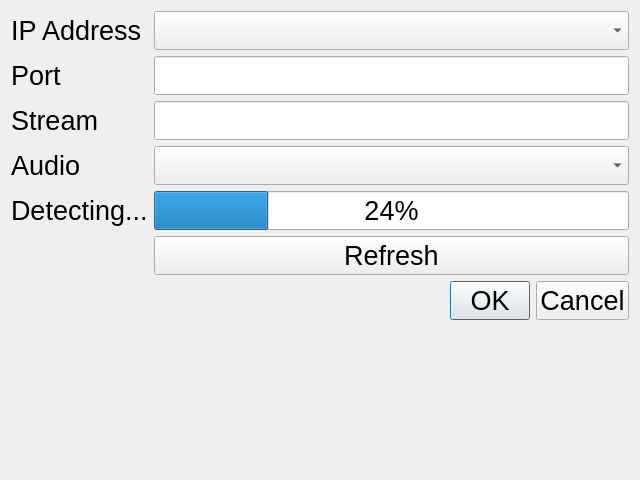
<?xml version="1.0" encoding="UTF-8"?>
<ui version="4.0">
 <class>CSelectCamera</class>
 <widget class="QDialog" name="CSelectCamera">
  <property name="geometry">
   <rect>
    <x>0</x>
    <y>0</y>
    <width>640</width>
    <height>480</height>
   </rect>
  </property>
  <property name="sizePolicy">
   <sizepolicy hsizetype="Preferred" vsizetype="Preferred">
    <horstretch>0</horstretch>
    <verstretch>0</verstretch>
   </sizepolicy>
  </property>
  <property name="windowTitle">
   <string>Dialog</string>
  </property>
  <layout class="QFormLayout" name="formLayout">
   <item row="0" column="0">
    <widget class="QLabel" name="label_3">
     <property name="font">
      <font>
       <pointsize>20</pointsize>
      </font>
     </property>
     <property name="text">
      <string>IP Address</string>
     </property>
    </widget>
   </item>
   <item row="0" column="1">
    <widget class="QComboBox" name="m_CameraList">
     <property name="sizePolicy">
      <sizepolicy hsizetype="MinimumExpanding" vsizetype="Fixed">
       <horstretch>0</horstretch>
       <verstretch>0</verstretch>
      </sizepolicy>
     </property>
     <property name="font">
      <font>
       <pointsize>20</pointsize>
      </font>
     </property>
    </widget>
   </item>
   <item row="1" column="0">
    <widget class="QLabel" name="label_4">
     <property name="font">
      <font>
       <pointsize>20</pointsize>
      </font>
     </property>
     <property name="text">
      <string>Port</string>
     </property>
    </widget>
   </item>
   <item row="1" column="1">
    <widget class="QLineEdit" name="m_Port">
     <property name="font">
      <font>
       <pointsize>20</pointsize>
      </font>
     </property>
    </widget>
   </item>
   <item row="2" column="0">
    <widget class="QLabel" name="label_5">
     <property name="font">
      <font>
       <pointsize>20</pointsize>
      </font>
     </property>
     <property name="text">
      <string>Stream</string>
     </property>
    </widget>
   </item>
   <item row="2" column="1">
    <widget class="QLineEdit" name="m_Stream">
     <property name="font">
      <font>
       <pointsize>20</pointsize>
      </font>
     </property>
    </widget>
   </item>
   <item row="3" column="0">
    <widget class="QLabel" name="label_6">
     <property name="font">
      <font>
       <pointsize>20</pointsize>
      </font>
     </property>
     <property name="text">
      <string>Audio</string>
     </property>
    </widget>
   </item>
   <item row="3" column="1">
    <widget class="QComboBox" name="m_AudioCodec">
     <property name="sizePolicy">
      <sizepolicy hsizetype="MinimumExpanding" vsizetype="Fixed">
       <horstretch>0</horstretch>
       <verstretch>0</verstretch>
      </sizepolicy>
     </property>
     <property name="font">
      <font>
       <pointsize>20</pointsize>
      </font>
     </property>
    </widget>
   </item>
   <item row="4" column="0">
    <widget class="QLabel" name="label_2">
     <property name="font">
      <font>
       <pointsize>20</pointsize>
      </font>
     </property>
     <property name="text">
      <string>Detecting...</string>
     </property>
    </widget>
   </item>
   <item row="4" column="1">
    <widget class="QProgressBar" name="m_progress">
     <property name="font">
      <font>
       <pointsize>20</pointsize>
      </font>
     </property>
     <property name="value">
      <number>24</number>
     </property>
    </widget>
   </item>
   <item row="5" column="1">
    <widget class="QPushButton" name="m_refresh">
     <property name="font">
      <font>
       <pointsize>20</pointsize>
      </font>
     </property>
     <property name="text">
      <string>Refresh</string>
     </property>
    </widget>
   </item>
   <item row="6" column="0" colspan="2">
    <widget class="QDialogButtonBox" name="buttonBox">
     <property name="font">
      <font>
       <pointsize>20</pointsize>
      </font>
     </property>
     <property name="orientation">
      <enum>Qt::Horizontal</enum>
     </property>
     <property name="standardButtons">
      <set>QDialogButtonBox::Cancel|QDialogButtonBox::Ok</set>
     </property>
    </widget>
   </item>
  </layout>
 </widget>
 <resources/>
 <connections>
  <connection>
   <sender>buttonBox</sender>
   <signal>accepted()</signal>
   <receiver>CSelectCamera</receiver>
   <slot>accept()</slot>
   <hints>
    <hint type="sourcelabel">
     <x>248</x>
     <y>254</y>
    </hint>
    <hint type="destinationlabel">
     <x>157</x>
     <y>274</y>
    </hint>
   </hints>
  </connection>
  <connection>
   <sender>buttonBox</sender>
   <signal>rejected()</signal>
   <receiver>CSelectCamera</receiver>
   <slot>reject()</slot>
   <hints>
    <hint type="sourcelabel">
     <x>316</x>
     <y>260</y>
    </hint>
    <hint type="destinationlabel">
     <x>286</x>
     <y>274</y>
    </hint>
   </hints>
  </connection>
 </connections>
</ui>
